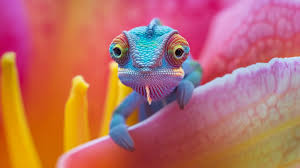
#> input picture abc.jpeg, 300 x 168 px
$ python 'xm direct.py'
#> lines starting #> are read from the running program, lines starting #| are printed output that depends on the picture
import cv2
import numpy as np
import matplotlib.pyplot as plt

#image input

image = cv2.imread('abc.jpeg', cv2.IMREAD_GRAYSCALE)
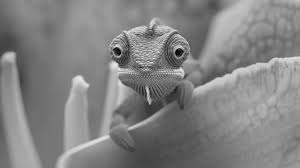
#> image: shape (168, 300); min 0, max 237, mean 130.8

#histogram of original image

row,col = image.shape
#> row = 168; col = 300

y = np.zeros((256),np.uint64)

for i in range(row):
    for j in range(col):
       y[image[i,j]]+=1

x = np.arange(0,256)

#histogram equalization

levels = 256
histogram = [0]*levels
for i in range(row):
    for j in range(col):
        pixel_value = image[i,j]
        histogram[pixel_value]+=1
#> after the loop, histogram = 256 values, max 853 at index 118, min 0 at index 2, mean 196.9

cumsum = [0]*levels
cumsum[0] = histogram[0]

for i in range(1,levels):
    cumsum[i] = cumsum[i-1] + histogram[i]
#> after the loop, cumsum = 256 values from 8 to 50400

total_pixels = row*col
#> total_pixels = 50400

normal_cus = [int(c*(levels-1)/total_pixels) for c in cumsum]
#> normal_cus = 256 values from 0 to 255

equalized_image = np.zeros_like(image)

for i in range(row):
    for j in range(col):
        original_v = image[i,j]
        equalized_image[i,j] = normal_cus[original_v]
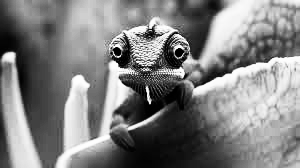
#> equalized_image: shape (168, 300); min 0, max 255, mean 128.2


#histogram of equalized image

row,col = equalized_image.shape

y1 = np.zeros((256),np.uint64)

for i in range(row):
    for j in range(col):
       y1[equalized_image[i,j]]+=1

x1 = np.arange(0,256)


#apply filter

kernel = np.array([[-1,-1,-1],
                   [0,8,0],
                   [-1,-1,-1]])

filter_image = cv2.filter2D(image, -1,  kernel)
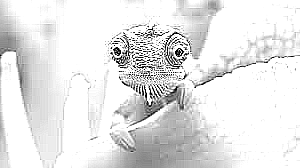
#> filter_image: shape (168, 300); min 0, max 255, mean 228.8

#histogram of equalized image

row,col = equalized_image.shape

y2 = np.zeros((256),np.uint64)

for i in range(row):
    for j in range(col):
       y2[filter_image[i,j]]+=1

x2 = np.arange(0,256)

#show images

fig,axes = plt.subplots(2,3,figsize=(14,5))

axes[0,0].imshow(image , cmap='gray')
axes[0,0].set_title('Original Image')
axes[0,0].axis('off')

axes[1,0].bar(x, y, color='red' , align='center')
axes[1,0].set_title('Histogram of Original Image')

axes[0,1].imshow(equalized_image , cmap='gray')
axes[0,1].set_title('Equalized Image')
axes[0,1].axis('off')

axes[1,1].bar(x1, y1, color='red' , align='center')
axes[1,1].set_title('Histogram of Equalized Image')

axes[0,2].imshow(filter_image , cmap='gray')
axes[0,2].set_title('Filter Image')
axes[0,2].axis('off')

axes[1,2].bar(x2, y2, color='red' , align='center')
axes[1,2].set_title('Histogram of Filtered Image')

plt.show()
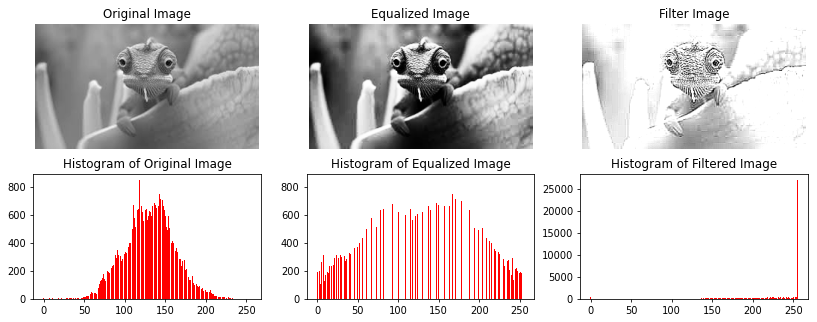
#> figure drawn by matplotlib, 6 panels; panel 4: tallest bar 853 high, from x = 117.6 to 118.4; panel 5: tallest bar 853 high, from x = 85.6 to 86.4; panel 6: tallest bar 27160 high, from x = 254.6 to 255.4

$ run again, with download.jpeg copied over abc.jpeg
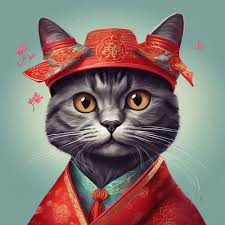
#> input picture download.jpeg, 225 x 225 px
#> `image = cv2.imread('abc.jpeg', cv2.IMREAD_GRAYSCALE)`:
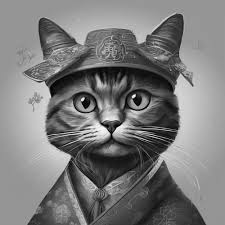
#> image: shape (225, 225); min 0, max 255, mean 122.7
#> after the loop `for i in range(row):`: histogram = 256 values, max 6383 at index 149, min 0 at index 250, mean 197.8
#> after the loop `for i in range(1,levels):`: cumsum = 256 values from 44 to 50625
#> normal_cus = 256 values from 0 to 255
#> `filter_image = cv2.filter2D(image, -1,  kernel)`:
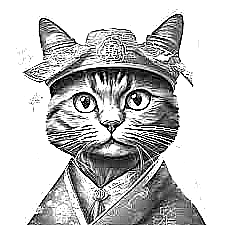
#> filter_image: shape (225, 225); min 0, max 255, mean 196

$ run again, with temp.jpeg copied over abc.jpeg
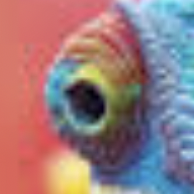
#> input picture temp.jpeg, 194 x 194 px
#> `image = cv2.imread('abc.jpeg', cv2.IMREAD_GRAYSCALE)`:
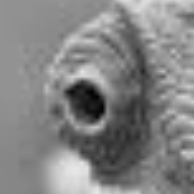
#> image: shape (194, 194); min 2, max 231, mean 131.5
#> after the loop `for i in range(row):`: histogram = 256 values, max 1224 at index 146, min 0 at index 0, mean 147
#> after the loop `for i in range(1,levels):`: cumsum = 256 values from 0 to 37636
#> normal_cus = 256 values from 0 to 255
#> `filter_image = cv2.filter2D(image, -1,  kernel)`:
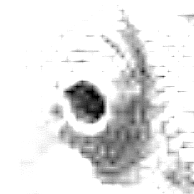
#> filter_image: shape (194, 194); min 0, max 255, mean 228.2
